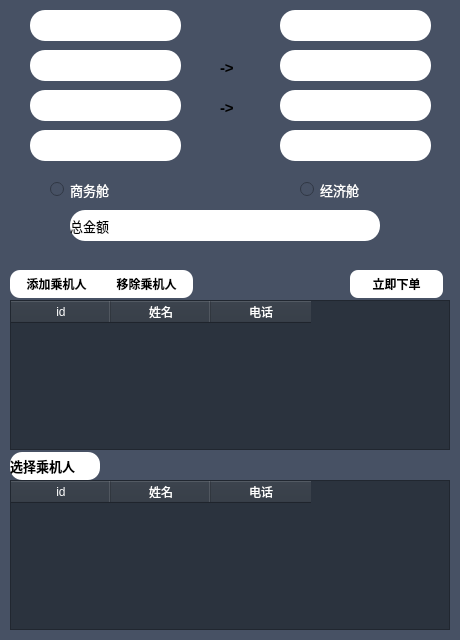
<?xml version="1.0" encoding="UTF-8"?>
<ui version="4.0">
 <class>book_ticket</class>
 <widget class="QWidget" name="book_ticket">
  <property name="enabled">
   <bool>true</bool>
  </property>
  <property name="geometry">
   <rect>
    <x>0</x>
    <y>0</y>
    <width>460</width>
    <height>640</height>
   </rect>
  </property>
  <property name="font">
   <font>
    <pointsize>10</pointsize>
   </font>
  </property>
  <property name="windowTitle">
   <string>Form</string>
  </property>
  <property name="styleSheet">
   <string notr="true">background-color: rgb(71, 81, 100);</string>
  </property>
  <widget class="QTableWidget" name="tableWidget">
   <property name="geometry">
    <rect>
     <x>10</x>
     <y>300</y>
     <width>440</width>
     <height>150</height>
    </rect>
   </property>
   <property name="styleSheet">
    <string notr="true">background-color: rgb(43, 51, 62);
color: rgb(255, 255, 255);</string>
   </property>
   <property name="editTriggers">
    <set>QAbstractItemView::NoEditTriggers</set>
   </property>
   <property name="selectionBehavior">
    <enum>QAbstractItemView::SelectRows</enum>
   </property>
   <column>
    <property name="text">
     <string>id</string>
    </property>
   </column>
   <column>
    <property name="text">
     <string>姓名</string>
    </property>
   </column>
   <column>
    <property name="text">
     <string>电话</string>
    </property>
   </column>
  </widget>
  <widget class="QPushButton" name="pushButton">
   <property name="geometry">
    <rect>
     <x>10</x>
     <y>270</y>
     <width>93</width>
     <height>28</height>
    </rect>
   </property>
   <property name="font">
    <font>
     <pointsize>9</pointsize>
     <weight>75</weight>
     <bold>true</bold>
    </font>
   </property>
   <property name="styleSheet">
    <string notr="true">#pushButton:!hover
{
background-color: rgb(255, 255, 255);
border-top-left-radius:10px;
border-bottom-left-radius:10px;
}
#pushButton:hover
{
background-color: rgb(255, 255, 255);
border-top-left-radius:10px;
border-bottom-left-radius:10px;
color:rgb(56, 132, 255);
}</string>
   </property>
   <property name="text">
    <string>添加乘机人</string>
   </property>
  </widget>
  <widget class="QLineEdit" name="lineEdit">
   <property name="enabled">
    <bool>false</bool>
   </property>
   <property name="geometry">
    <rect>
     <x>30</x>
     <y>10</y>
     <width>151</width>
     <height>31</height>
    </rect>
   </property>
   <property name="font">
    <font>
     <pointsize>10</pointsize>
    </font>
   </property>
   <property name="styleSheet">
    <string notr="true">background-color: rgb(255, 255, 255);
border-radius:15px;
color: rgb(0, 85, 255);</string>
   </property>
   <property name="frame">
    <bool>true</bool>
   </property>
   <property name="alignment">
    <set>Qt::AlignCenter</set>
   </property>
  </widget>
  <widget class="QLabel" name="label_2">
   <property name="geometry">
    <rect>
     <x>220</x>
     <y>60</y>
     <width>31</width>
     <height>16</height>
    </rect>
   </property>
   <property name="font">
    <font>
     <pointsize>11</pointsize>
     <weight>75</weight>
     <bold>true</bold>
    </font>
   </property>
   <property name="text">
    <string>-&gt;</string>
   </property>
  </widget>
  <widget class="QLineEdit" name="lineEdit_2">
   <property name="enabled">
    <bool>false</bool>
   </property>
   <property name="geometry">
    <rect>
     <x>30</x>
     <y>50</y>
     <width>151</width>
     <height>31</height>
    </rect>
   </property>
   <property name="font">
    <font>
     <pointsize>10</pointsize>
    </font>
   </property>
   <property name="styleSheet">
    <string notr="true">background-color: rgb(255, 255, 255);
border-radius:15px;
color: rgb(0, 85, 255);</string>
   </property>
   <property name="frame">
    <bool>true</bool>
   </property>
   <property name="alignment">
    <set>Qt::AlignCenter</set>
   </property>
  </widget>
  <widget class="QLineEdit" name="lineEdit_3">
   <property name="enabled">
    <bool>false</bool>
   </property>
   <property name="geometry">
    <rect>
     <x>280</x>
     <y>50</y>
     <width>151</width>
     <height>31</height>
    </rect>
   </property>
   <property name="font">
    <font>
     <pointsize>10</pointsize>
    </font>
   </property>
   <property name="styleSheet">
    <string notr="true">background-color: rgb(255, 255, 255);
border-radius:15px;
color: rgb(0, 85, 255);</string>
   </property>
   <property name="frame">
    <bool>true</bool>
   </property>
   <property name="alignment">
    <set>Qt::AlignCenter</set>
   </property>
  </widget>
  <widget class="QLabel" name="label_3">
   <property name="geometry">
    <rect>
     <x>220</x>
     <y>100</y>
     <width>31</width>
     <height>16</height>
    </rect>
   </property>
   <property name="font">
    <font>
     <pointsize>11</pointsize>
     <weight>75</weight>
     <bold>true</bold>
    </font>
   </property>
   <property name="text">
    <string>-&gt;</string>
   </property>
  </widget>
  <widget class="QLineEdit" name="lineEdit_4">
   <property name="enabled">
    <bool>false</bool>
   </property>
   <property name="geometry">
    <rect>
     <x>30</x>
     <y>130</y>
     <width>151</width>
     <height>31</height>
    </rect>
   </property>
   <property name="font">
    <font>
     <pointsize>10</pointsize>
    </font>
   </property>
   <property name="styleSheet">
    <string notr="true">background-color: rgb(255, 255, 255);
border-radius:15px;
color: rgb(0, 85, 255);</string>
   </property>
   <property name="frame">
    <bool>true</bool>
   </property>
   <property name="alignment">
    <set>Qt::AlignCenter</set>
   </property>
  </widget>
  <widget class="QLineEdit" name="lineEdit_5">
   <property name="enabled">
    <bool>false</bool>
   </property>
   <property name="geometry">
    <rect>
     <x>30</x>
     <y>90</y>
     <width>151</width>
     <height>31</height>
    </rect>
   </property>
   <property name="font">
    <font>
     <pointsize>10</pointsize>
    </font>
   </property>
   <property name="styleSheet">
    <string notr="true">background-color: rgb(255, 255, 255);
border-radius:15px;
color: rgb(0, 85, 255);</string>
   </property>
   <property name="frame">
    <bool>true</bool>
   </property>
   <property name="alignment">
    <set>Qt::AlignCenter</set>
   </property>
  </widget>
  <widget class="QRadioButton" name="radioButton">
   <property name="geometry">
    <rect>
     <x>50</x>
     <y>180</y>
     <width>91</width>
     <height>19</height>
    </rect>
   </property>
   <property name="font">
    <font>
     <pointsize>10</pointsize>
    </font>
   </property>
   <property name="styleSheet">
    <string notr="true">color: rgb(255, 255, 255);</string>
   </property>
   <property name="text">
    <string>商务舱</string>
   </property>
  </widget>
  <widget class="QRadioButton" name="radioButton_2">
   <property name="geometry">
    <rect>
     <x>300</x>
     <y>180</y>
     <width>91</width>
     <height>19</height>
    </rect>
   </property>
   <property name="font">
    <font>
     <pointsize>10</pointsize>
    </font>
   </property>
   <property name="styleSheet">
    <string notr="true">color: rgb(255, 255, 255);</string>
   </property>
   <property name="text">
    <string>经济舱</string>
   </property>
  </widget>
  <widget class="QLineEdit" name="lineEdit_6">
   <property name="enabled">
    <bool>false</bool>
   </property>
   <property name="geometry">
    <rect>
     <x>280</x>
     <y>90</y>
     <width>151</width>
     <height>31</height>
    </rect>
   </property>
   <property name="styleSheet">
    <string notr="true">background-color: rgb(255, 255, 255);
border-radius:15px;
color: rgb(0, 85, 255);</string>
   </property>
   <property name="frame">
    <bool>true</bool>
   </property>
   <property name="alignment">
    <set>Qt::AlignCenter</set>
   </property>
  </widget>
  <widget class="QLabel" name="label">
   <property name="geometry">
    <rect>
     <x>70</x>
     <y>210</y>
     <width>61</width>
     <height>31</height>
    </rect>
   </property>
   <property name="styleSheet">
    <string notr="true">background-color: rgb(255, 255, 255);
border-top-left-radius:15px;
border-bottom-left-radius:15px</string>
   </property>
   <property name="text">
    <string>总金额</string>
   </property>
  </widget>
  <widget class="QLineEdit" name="lineEdit_7">
   <property name="enabled">
    <bool>false</bool>
   </property>
   <property name="geometry">
    <rect>
     <x>280</x>
     <y>10</y>
     <width>151</width>
     <height>31</height>
    </rect>
   </property>
   <property name="styleSheet">
    <string notr="true">color: rgb(0, 85, 255);
background-color: rgb(255, 255, 255);
border-radius:15px;</string>
   </property>
   <property name="frame">
    <bool>true</bool>
   </property>
   <property name="alignment">
    <set>Qt::AlignCenter</set>
   </property>
  </widget>
  <widget class="QLineEdit" name="lineEdit_8">
   <property name="enabled">
    <bool>false</bool>
   </property>
   <property name="geometry">
    <rect>
     <x>280</x>
     <y>130</y>
     <width>151</width>
     <height>31</height>
    </rect>
   </property>
   <property name="styleSheet">
    <string notr="true">background-color: rgb(255, 255, 255);
border-radius:15px;
color: rgb(0, 85, 255);</string>
   </property>
   <property name="alignment">
    <set>Qt::AlignCenter</set>
   </property>
  </widget>
  <widget class="QPushButton" name="pushButton_2">
   <property name="geometry">
    <rect>
     <x>350</x>
     <y>270</y>
     <width>93</width>
     <height>28</height>
    </rect>
   </property>
   <property name="font">
    <font>
     <weight>75</weight>
     <bold>true</bold>
    </font>
   </property>
   <property name="styleSheet">
    <string notr="true">#pushButton_2:!hover
{
background-color: rgb(255, 255, 255);
border-radius:8px;
}
#pushButton_2:hover
{
background-color: rgb(255, 255, 255);
border-radius:8px;
color:rgb(56, 132, 255);
}</string>
   </property>
   <property name="text">
    <string>立即下单</string>
   </property>
  </widget>
  <widget class="QPushButton" name="pushButton_3">
   <property name="geometry">
    <rect>
     <x>100</x>
     <y>270</y>
     <width>93</width>
     <height>28</height>
    </rect>
   </property>
   <property name="font">
    <font>
     <weight>75</weight>
     <bold>true</bold>
    </font>
   </property>
   <property name="styleSheet">
    <string notr="true">#pushButton_3:!hover
{
background-color: rgb(255, 255, 255);
border-top-right-radius:10px;
border-bottom-right-radius:10px;
}
#pushButton_3:hover
{
background-color: rgb(255, 255, 255);
border-top-right-radius:10px;
border-bottom-right-radius:10px;
color:rgb(56, 132, 255);
}</string>
   </property>
   <property name="text">
    <string>移除乘机人</string>
   </property>
  </widget>
  <widget class="QLineEdit" name="lineEdit_9">
   <property name="enabled">
    <bool>false</bool>
   </property>
   <property name="geometry">
    <rect>
     <x>130</x>
     <y>210</y>
     <width>250</width>
     <height>31</height>
    </rect>
   </property>
   <property name="styleSheet">
    <string notr="true">border-top-right-radius:15px;
background-color: rgb(255, 255, 255);
border-bottom-right-radius:15px;
color: rgb(0, 85, 255);</string>
   </property>
  </widget>
  <widget class="QTableWidget" name="tableWidget_2">
   <property name="geometry">
    <rect>
     <x>10</x>
     <y>480</y>
     <width>440</width>
     <height>150</height>
    </rect>
   </property>
   <property name="styleSheet">
    <string notr="true">background-color: rgb(43, 51, 62);
color: rgb(255, 255, 255);</string>
   </property>
   <property name="editTriggers">
    <set>QAbstractItemView::NoEditTriggers</set>
   </property>
   <property name="selectionBehavior">
    <enum>QAbstractItemView::SelectRows</enum>
   </property>
   <column>
    <property name="text">
     <string>id</string>
    </property>
   </column>
   <column>
    <property name="text">
     <string>姓名</string>
    </property>
   </column>
   <column>
    <property name="text">
     <string>电话</string>
    </property>
   </column>
  </widget>
  <widget class="QLabel" name="label_4">
   <property name="geometry">
    <rect>
     <x>10</x>
     <y>452</y>
     <width>90</width>
     <height>28</height>
    </rect>
   </property>
   <property name="font">
    <font>
     <pointsize>10</pointsize>
     <weight>75</weight>
     <bold>true</bold>
    </font>
   </property>
   <property name="styleSheet">
    <string notr="true">background-color: rgb(255, 255, 255);
border-radius:12px;
</string>
   </property>
   <property name="text">
    <string>选择乘机人</string>
   </property>
  </widget>
 </widget>
 <resources/>
 <connections/>
</ui>
